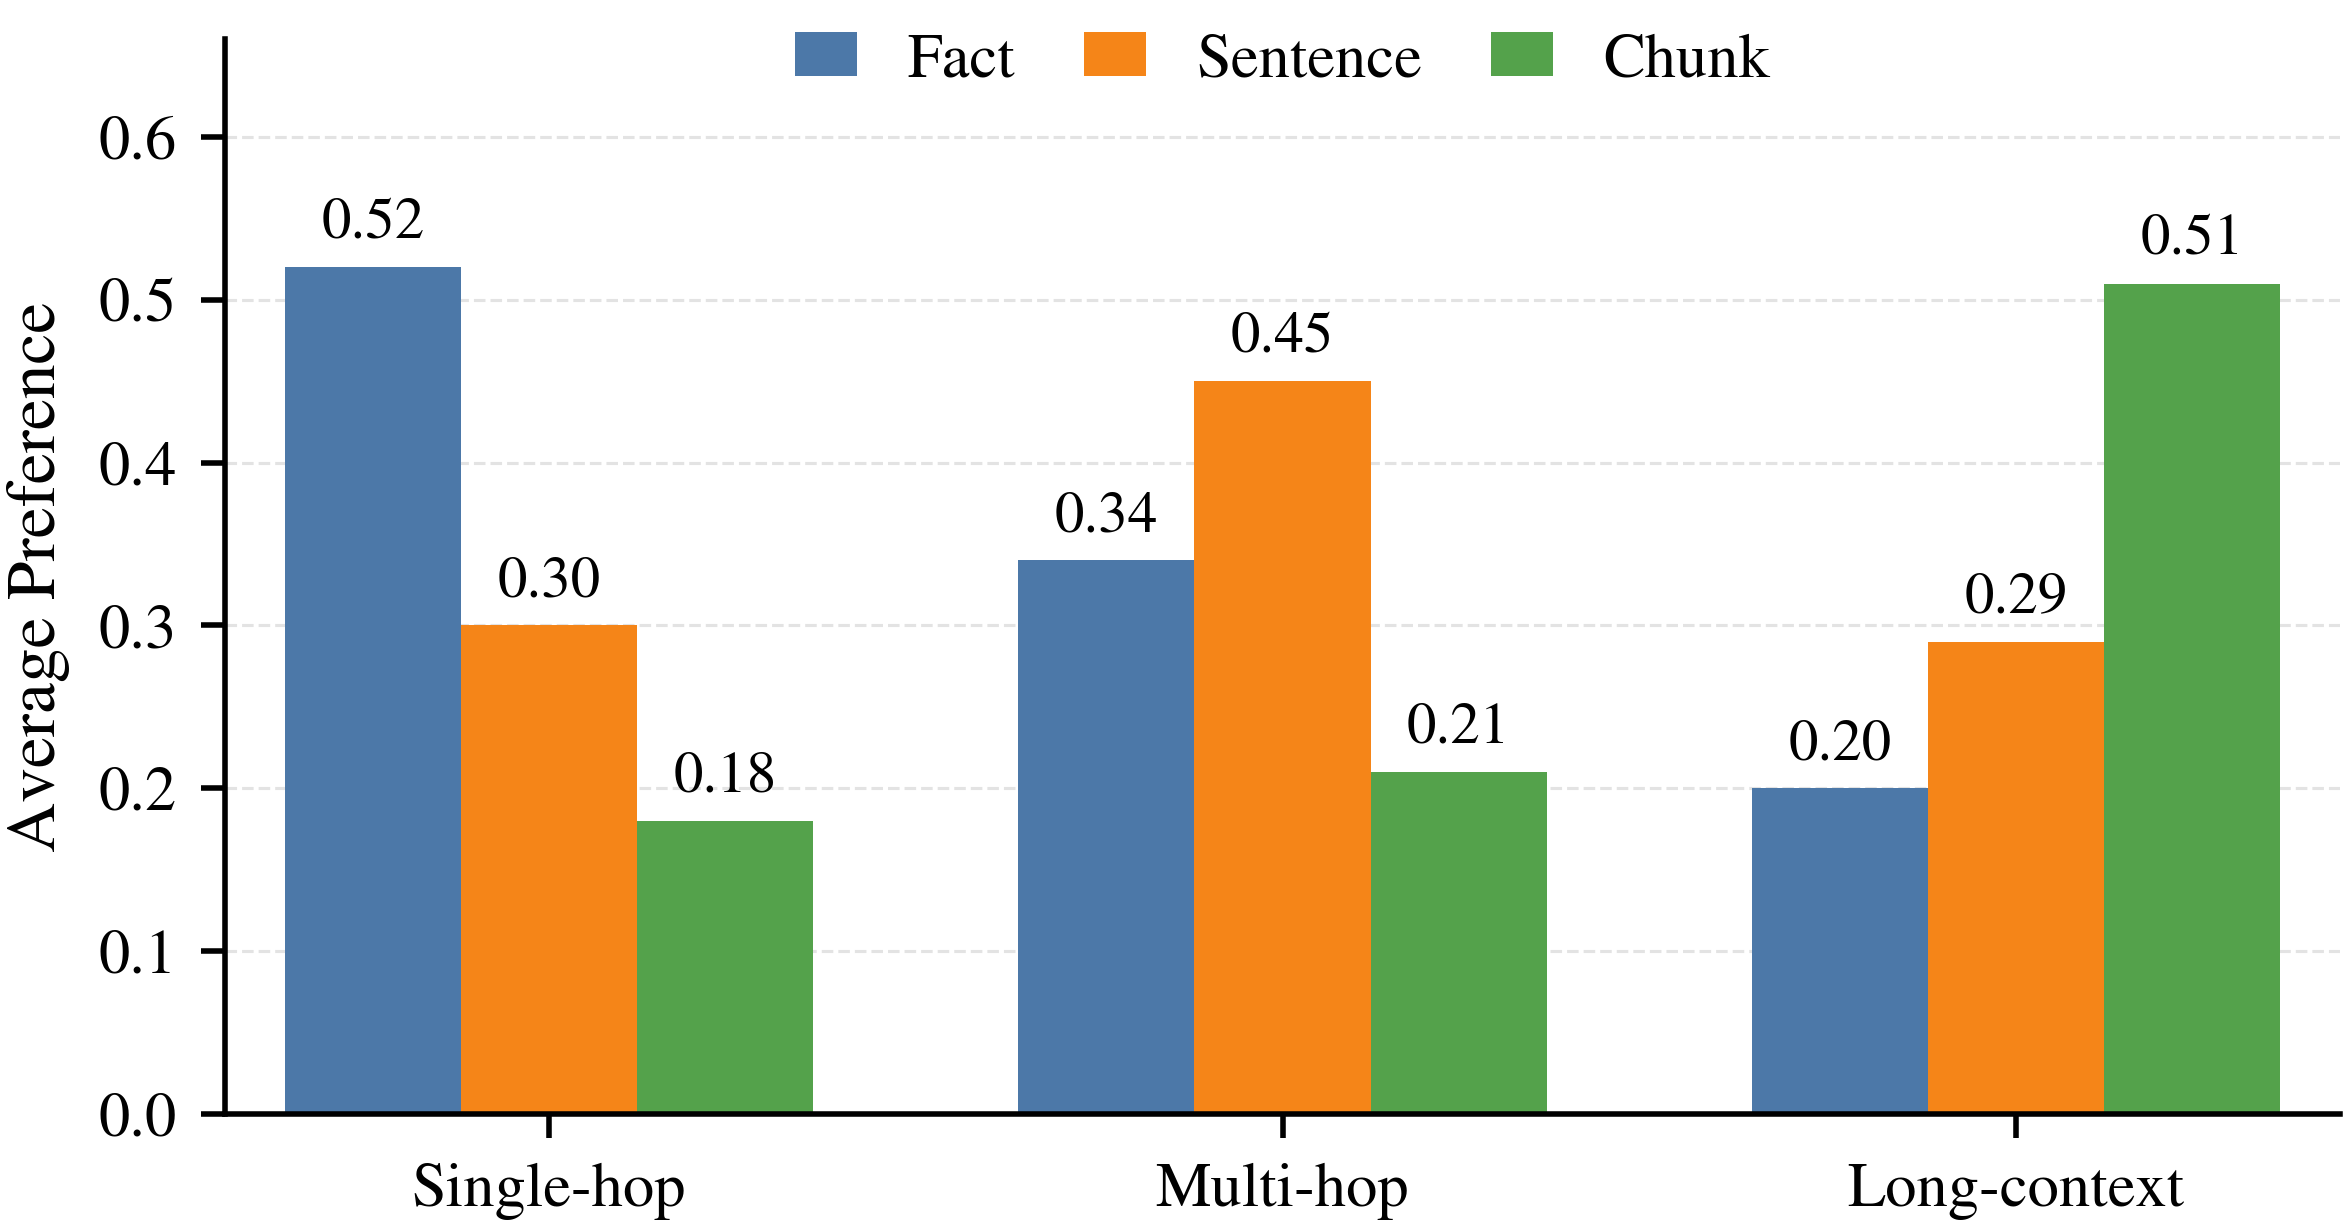

Write the Python code that produced this figure.
import os
import numpy as np
import matplotlib.pyplot as plt


def main():
    categories = ["Single-hop", "Multi-hop", "Long-context"]

    alpha_fact = np.array([0.52, 0.34, 0.20])
    alpha_sentence = np.array([0.30, 0.45, 0.29])
    alpha_chunk = np.array([0.18, 0.21, 0.51])

    # Use STIXGeneral instead of Times New Roman.
    # STIXGeneral is usually bundled with matplotlib and looks close to Times.
    plt.rcParams.update({
        "font.family": "STIXGeneral",
        "mathtext.fontset": "stix",
        "font.size": 10,
        "axes.labelsize": 10,
        "xtick.labelsize": 9,
        "ytick.labelsize": 9,
        "legend.fontsize": 9,
        "pdf.fonttype": 42,
        "ps.fonttype": 42,
    })

    x = np.arange(len(categories))
    width = 0.24

    fig, ax = plt.subplots(figsize=(4.7, 2.45))

    colors = {
        "Fact": "#4C78A8",
        "Sentence": "#F58518",
        "Chunk": "#54A24B",
    }

    bars_fact = ax.bar(x - width, alpha_fact, width, label="Fact", color=colors["Fact"])
    bars_sentence = ax.bar(x, alpha_sentence, width, label="Sentence", color=colors["Sentence"])
    bars_chunk = ax.bar(x + width, alpha_chunk, width, label="Chunk", color=colors["Chunk"])

    def add_labels(bars):
        for bar in bars:
            height = bar.get_height()
            ax.text(
                bar.get_x() + bar.get_width() / 2,
                height + 0.010,
                f"{height:.2f}",
                ha="center",
                va="bottom",
                fontsize=8.5
            )

    add_labels(bars_fact)
    add_labels(bars_sentence)
    add_labels(bars_chunk)

    ax.set_xticks(x)
    ax.set_xticklabels(categories)
    ax.set_ylabel("Average Preference")
    ax.set_ylim(0, 0.66)
    ax.set_yticks(np.arange(0, 0.61, 0.1))

    ax.grid(axis="y", linestyle="--", linewidth=0.45, alpha=0.35)
    ax.set_axisbelow(True)

    ax.spines["top"].set_visible(False)
    ax.spines["right"].set_visible(False)

    ax.legend(
        loc="upper center",
        bbox_to_anchor=(0.5, 1.03),
        ncol=3,
        frameon=False,
        handlelength=1.0,
        columnspacing=1.1,
        borderaxespad=0.0,
    )

    ax.margins(x=0.03)
    plt.tight_layout(pad=0.1)

    out_dir = os.path.dirname(os.path.abspath(__file__))
    pdf_path = os.path.join(out_dir, "mgqa_alpha_by_source.pdf")
    png_path = os.path.join(out_dir, "mgqa_alpha_by_source.png")

    plt.savefig(pdf_path, bbox_inches="tight", pad_inches=0.015)
    plt.savefig(png_path, dpi=500, bbox_inches="tight", pad_inches=0.015)

    print(f"Saved PDF to: {pdf_path}")
    print(f"Saved PNG to: {png_path}")


if __name__ == "__main__":
    main()
